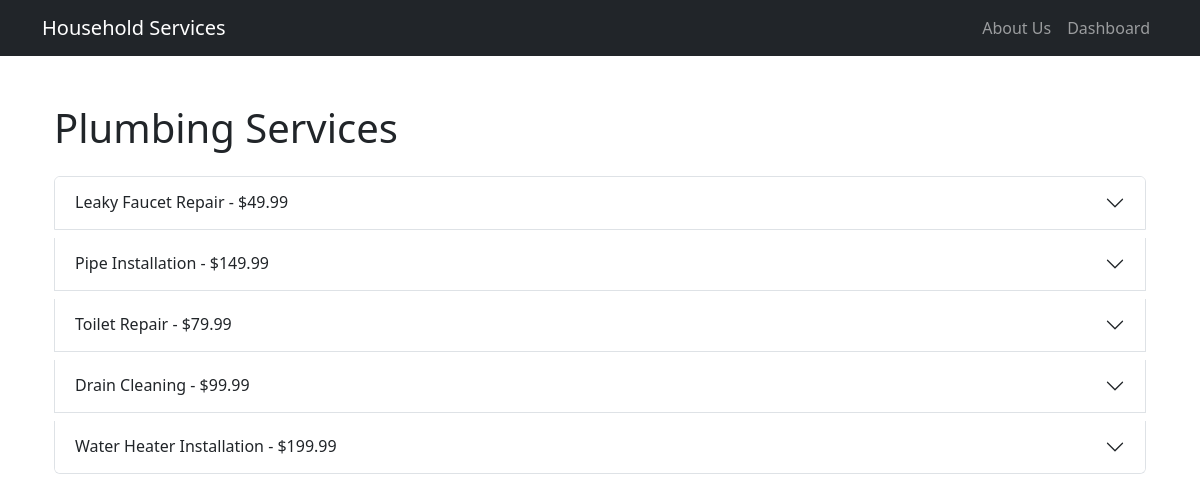
/customer/products/plumbing (signed in), run on the app's committed database.
### model.py (models this page shows, shortened)
class Service(db.Model):
    id = db.Column(db.Integer, primary_key=True)
    name = db.Column(db.String(100), nullable=False)
    description = db.Column(db.Text)
    created_at = db.Column(db.DateTime, default=datetime.utcnow)
    is_active = db.Column(db.Boolean, default=True)

class SubService(db.Model):
    id = db.Column(db.Integer, primary_key=True)
    parent_service_id = db.Column(db.Integer, db.ForeignKey('service.id'), nullable=False)
    name = db.Column(db.String(100), nullable=False)
    description = db.Column(db.Text)
    price = db.Column(db.Float, nullable=False)
    time_required = db.Column(db.Integer, nullable=False)  # in minutes
    is_active = db.Column(db.Boolean, default=True)
    parent_service = db.relationship('Service', backref='sub_services')

### routes.py (the view)
@app.route('/customer/products/<service_type>')
@login_required
def service_products(service_type):
    service_name = service_type.replace('_', ' ').title()
    service = Service.query.filter(
        db.func.lower(Service.name) == db.func.lower(service_name)
    ).first_or_404()
    sub_services = SubService.query.filter_by(
        parent_service_id=service.id,
        is_active=True
    ).all()
    return render_template('customer/service_products.html',
                         service=service,
                         sub_services=sub_services)

### app.py (called while the page is built)
@login_manager.user_loader
def load_user(user_id):
    return User.query.get(int(user_id))

### templates/customer/service_products.html (shortened to what this page needs)
{% extends "main.html" %}
{% block content %}
<div class="container mt-5">
    <h1 class="mb-4">{{ service.name }} Services</h1>
    <div class="accordion" id="servicesAccordion">
        {% for sub_service in sub_services %}
        <div class="accordion-item mb-2">
            <h2 class="accordion-header" id="heading{{ loop.index }}">
                <button class="accordion-button collapsed" type="button" data-bs-toggle="collapse"
                        data-bs-target="#collapse{{ loop.index }}" aria-expanded="false"
                        aria-controls="collapse{{ loop.index }}">
                    {{ sub_service.name }} - ${{ sub_service.price }}
                </button>
            </h2>
        </div>
        {% endfor %}
    </div>
</div>
{% endblock %}

### data on the page
Service: name "Plumbing"
SubService: name "Leaky Faucet Repair", price "49.99"
SubService: name "Pipe Installation", price "149.99"
SubService: name "Toilet Repair", price "79.99"
SubService: name "Drain Cleaning", price "99.99"
SubService: name "Water Heater Installation", price "199.99"
